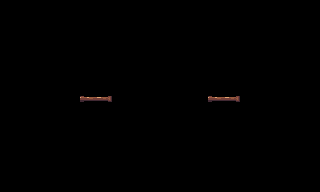

A 2D game scene composited from a Tiled map and its tileset images. What follows is a short description and the map's XML, with every tile layer's data as written:
An orthogonal 20x12 tile map with 16x16 px tiles, 1 tile layer (Tile Layer 1), 2 tilesets and 25 objects.

<map version="1.10" tiledversion="1.12.1" orientation="orthogonal" renderorder="right-down" width="20" height="12" tilewidth="16" tileheight="16" infinite="0" nextlayerid="12" nextobjectid="77">
 <tileset firstgid="1" name="spritesheet" tilewidth="32" tileheight="32" tilecount="318" columns="53">
  <image source="Maps/spritesheet.png" width="1696" height="192" />
 </tileset>
 <tileset firstgid="319" name="Dungeon Tile Set" tilewidth="32" tileheight="32" tilecount="63" columns="7">
  <image source="Maps/Dungeon Tile Set.png" width="240" height="288" />
 </tileset>
 <layer id="11" name="Tile Layer 1" width="20" height="12">
  <data encoding="csv">
0,0,0,0,0,0,0,0,0,0,0,0,0,0,0,0,0,0,0,0,
0,0,0,0,0,0,0,0,0,0,0,0,0,0,0,0,0,0,0,0,
0,0,0,0,0,0,0,0,0,0,0,0,0,0,0,0,0,0,0,0,
0,0,0,0,0,0,0,0,0,0,0,0,0,0,0,0,0,0,0,0,
0,0,0,0,0,0,0,0,0,0,0,0,0,0,0,0,0,0,0,0,
0,0,0,0,0,0,0,0,0,0,0,0,0,0,0,0,0,0,0,0,
0,0,0,0,347,348,0,0,0,0,0,0,347,348,0,0,0,0,0,0,
0,0,0,0,0,0,0,0,0,0,0,0,0,0,0,0,0,0,0,0,
0,0,0,0,0,0,0,0,0,0,0,0,0,0,0,0,0,0,0,0,
0,0,0,0,0,0,0,0,0,0,0,0,0,0,0,0,0,0,0,0,
0,0,0,0,0,0,0,0,0,0,0,0,0,0,0,0,0,0,0,0,
0,0,0,0,0,0,0,0,0,0,0,0,0,0,0,0,0,0,0,0
</data>
 </layer>
 <objectgroup id="2" name="collision">
  <object id="1" x="596" y="18" />
  <object id="17" x="3" y="489" />
  <object id="20" x="3" y="489" />
  <object id="19" x="58" y="468" width="1" height="1" />
  <object id="22" x="32" y="642" width="17" height="45" />
  <object id="24" x="22.5" y="260.5" />
  <object id="25" x="39" y="293.5" />
  <object id="27" x="24.5" y="218.5" />
  <object id="32" x="79" y="95.5" width="34" height="6" />
  <object id="33" x="207.5" y="96" width="33.5" height="6" />
  <object id="63" x="16.1308" y="141.631" width="289.525" height="54.3929" />
  <object id="74" x="11.2153" y="134.333" width="297.166" height="2.52344" />
 </objectgroup>
 <objectgroup id="3" name="walls">
  <object id="2" x="571" y="18" />
  <object id="64" x="321.767" y="-0.14415" width="1.37952" height="150.065" />
  <object id="65" x="319.18" y="0.10085" width="1.37952" height="150.245" />
  <object id="69" x="-1.46227" y="1.7335" width="1.37952" height="150.065" />
  <object id="70" x="-4.04927" y="1.9785" width="1.37952" height="150.245" />
  <object id="72" x="0.884334" y="-17.2792" width="1.37952" height="150.065" />
  <object id="73" x="317.026" y="-16.6258" width="1.37952" height="150.245" />
 </objectgroup>
 <objectgroup id="4" name="spike">
  <object id="3" x="617" y="21" />
 </objectgroup>
 <objectgroup id="5" name="ladder">
  <object id="4" x="528" y="-39" />
 </objectgroup>
 <objectgroup id="6" name="chest1">
  <object id="5" x="582" y="-29" />
 </objectgroup>
 <objectgroup id="7" name="chest2">
  <object id="6" x="612" y="-27" />
 </objectgroup>
 <objectgroup id="8" name="first_door">
  <object id="7" x="592" y="-72" />
 </objectgroup>
 <objectgroup id="9" name="last_door">
  <object id="8" x="639" y="-58" />
 </objectgroup>
</map>
